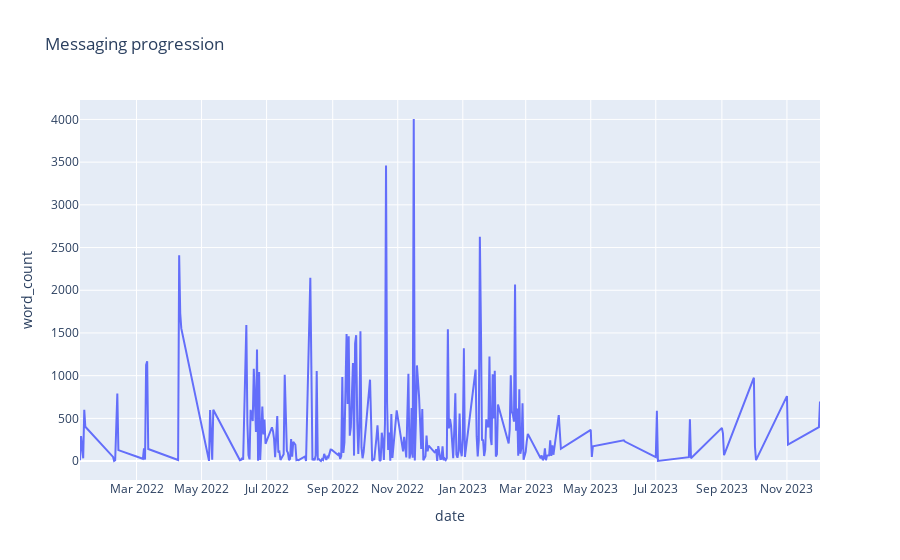

The notebook cell saved with this chart:
### Markdown cell above
## Messaging progression
Taking a closer look at how messaging has evolved and what it means for the daily interactions.

### Code cell
date_df = df.groupby("date").sum()
date_df.reset_index(inplace=True)
fig = px.line(date_df, x="date", y="word_count", title='Messaging progression')
fig.update_xaxes(nticks=20)
fig.show()

### Figure 1 — Plotly figure (JSON) as saved in the notebook; plotly's stock layout.template omitted (floating-point values rounded to 4 significant figures; data arrays with more than 128 entries replaced by an {"elided": "..."} marker saying what was removed)
{"data": [{"hovertemplate": "date=%{x}<br>word_count=%{y}<extra></extra>", "legendgroup": "", "line": {"color": "#636efa", "dash": "solid"}, "marker": {"symbol": "circle"}, "mode": "lines", "name": "", "orientation": "v", "showlegend": false, "type": "scatter", "x": {"elided": "268 str values"}, "xaxis": "x", "y": {"elided": "268 int values"}, "yaxis": "y"}], "layout": {"autosize": true, "legend": {"tracegroupgap": 0}, "title": {"text": "Messaging progression"}, "xaxis": {"anchor": "y", "autorange": true, "domain": [0, 1], "nticks": 20, "range": ["2022-01-07", "2023-12-02"], "title": {"text": "date"}, "type": "date"}, "yaxis": {"anchor": "x", "autorange": true, "domain": [0, 1], "range": [-221.4, 4227.0], "title": {"text": "word_count"}, "type": "linear"}}}
